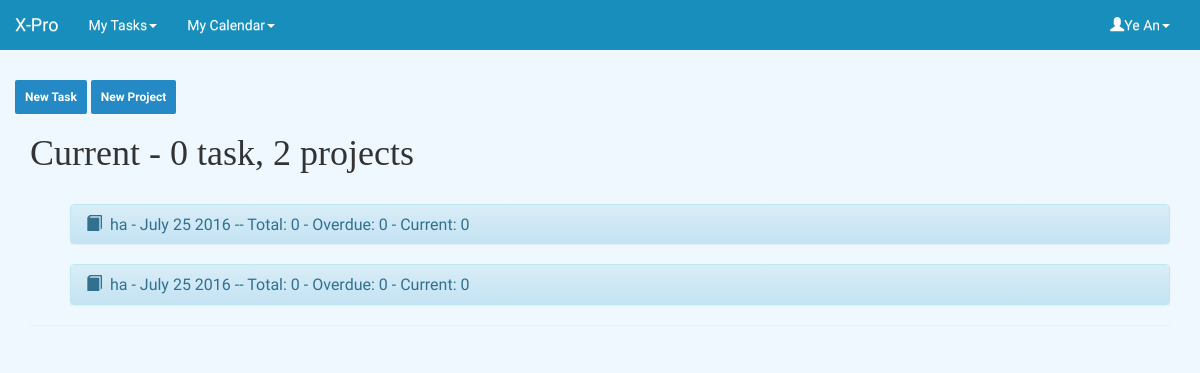
Screenshot of /MyCalendar/TaskList/ (signed in) with the database file from the repository.
### MyCalendar/models.py (models this page shows, shortened)
class UserProfile(models.Model):
    user = models.OneToOneField(User, on_delete=models.CASCADE)
    display_name = models.CharField(max_length=30, default='Set a Display Name here!')

class Project(models.Model):
    user = models.ForeignKey(User, on_delete=models.CASCADE)
    project_name = models.CharField(max_length=255)
    project_date = models.DateField(null=True, default=date.today(), verbose_name='Deadline')
    description = models.TextField(blank=True)
    completed = models.BooleanField(default=False)
    completed_date = models.DateField(null=True, blank=True, verbose_name='Date Completed')
    total_project_tasks = models.IntegerField(default=0)
    overdue_project_tasks = models.IntegerField(default=0)
    current_project_tasks = models.IntegerField(default=0)
    def __str__(self):
        return self.project_name

### MyCalendar/views.py (the view)
@login_required
def taskListView(request):
    user = request.user
    user_tasks = Task.objects.filter(user__exact=user, completed__exact=False).order_by('task_date')
    user_projects = Project.objects.filter(user__exact=user, completed__exact=False).order_by('project_date')
    overdue_tasks = []
    current_tasks = []
    overdue_projects = []
    current_projects = []
    for task in user_tasks:
        if task.task_date >= date.today():
            current_tasks.append(task)
        else:
            overdue_tasks.append(task)
    for project in user_projects:
        project_tasks = ProjectTask.objects.filter(project__exact=project, completed__exact=False)
        project_tasks_count = project_tasks.count()
        project.total_project_tasks = project_tasks_count
        overdue_project_tasks_count = 0
        current_project_tasks_count = 0
        for ptask in project_tasks:
            if ptask.project_task_date >= date.today():
                current_project_tasks_count += 1
            else:
                overdue_project_tasks_count += 1
        project.overdue_project_tasks = overdue_project_tasks_count
        project.current_project_tasks = current_project_tasks_count
        project.save()
        if project.project_date >= date.today():
            current_projects.append(project)
        else:
            overdue_projects.append(project)
    date_today = date.today()
    number_of_current_tasks = len(current_tasks)
    number_of_overdue_tasks = len(overdue_tasks)
    number_of_current_projects = len(current_projects)
    number_of_overdue_projects = len(overdue_projects)
    user_project_tasks = ProjectTask.objects.all().order_by('project_task_date')
    overdue_project_tasks = []
    for project_task in user_project_tasks:
        if project_task.project_task_date < date.today():
            overdue_project_tasks.append(project_task)
    number_of_overdue_project_tasks = len(overdue_project_tasks)
    context = {'current_tasks': current_tasks,
               'number_of_current_tasks': number_of_current_tasks,
               'overdue_tasks': overdue_tasks,
               'number_of_overdue_tasks': number_of_overdue_tasks,
               'date_today': date_today,
               'current_projects': current_projects,
               'number_of_current_projects': number_of_current_projects,
               'overdue_projects': overdue_projects,
               'number_of_overdue_projects': number_of_overdue_projects,
               'number_of_overdue_project_tasks': number_of_overdue_project_tasks
               }
    return render(request, 'MyCalendar/TasksView.html', context)

### MyCalendar/templates/MyCalendar/TasksView.html (shortened to what this page needs)
{% extends 'MyCalendar/navbar.html' %}
{% block body %}
    <div class="container-fluid">
        <div class="col-md--4">
            <a class="ff_btn btn_blue" href="{% url 'MyCalendar:taskcreate' %}">New Task</a>
            <a class="ff_btn btn_blue" href="{% url 'MyCalendar:projectcreate' %}">New Project</a>
        </div>
        <div class="container-fluid">
            {% if current_tasks or current_projects %}
                <h1> Current -
                {% if number_of_current_tasks > 1 %}
                    {{ number_of_current_tasks }} tasks,
                {% elif number_of_current_tasks <= 1 %}
                    {{ number_of_current_tasks }} task,
                {% endif %}
                {% if number_of_current_projects > 1 %}
                    {{ number_of_current_projects }} projects
                {% elif number_of_current_projects <= 1 %}
                    {{ number_of_current_projects }} project
                {% endif %}
                </h1>
            <ol>
                {% for project in current_projects %}
                    <br>
                    <div id="my_font" class="panel-group">
                        <div class="panel panel-info">
                          <div class="panel-heading">
                            <h4 class="panel-title">
                                <a data-toggle="collapse" href="#project{{ project.pk }}">
                                    <span class="glyphicon glyphicon-book"></span>&nbsp
                                    {{ project }} - {{ project.project_date }}
                                    -- Total: {{ project.total_project_tasks }} - Overdue: {{ project.overdue_project_tasks }}
                                    - Current: {{ project.current_project_tasks }}
                                </a>
                            </h4>
                          </div>
                    </div>
                {% endfor %}
            </ol>
            <hr>
            {% endif %}
        </div>
    </div>
{% endblock %}

### MyCalendar/templates/MyCalendar/navbar.html (shortened to what this page needs)
<!DOCTYPE html>
<html lang="en">
<head>
    <link rel="stylesheet" type="text/css" href="/static/css/bootstrap.min.css">
    <link rel="stylesheet" href="/static/css/bootstrap-theme.min.css">
    <link rel="stylesheet" href="/static/css/style.css">
    <link rel="stylesheet" href="/static/css/wickedpicker.css">
    <link rel="stylesheet" href="//code.jquery.com/ui/1.11.0/themes/smoothness/jquery-ui.css">
</head>
<div id="nav">
    <nav id="custom-bootstrap-menu" class="navbar navbar-custom">
      <div id="my_font" class="container-fluid">
        <div class="navbar-header">
          <a class="navbar-brand" href="{% url 'MyCalendar:home' %}">X-Pro</a>
        </div>
        <div class="collapse navbar-collapse" id="topNavBar">
            <ul class="nav navbar-nav">
                <li class="dropdown">
                    <a href="#" class="dropdown-toggle" data-toggle="dropdown" role="button" aria-haspopup="true" aria-expanded="false">My Tasks<span class="caret"></span></a>
                </li>
                <li class="dropdown">
                    <a href="#" class="dropdown-toggle" data-toggle="dropdown" role="button" aria-haspopup="true" aria-expanded="false">My Calendar<span class="caret"></span></a>
                </li>
            </ul>
                <ul class="nav navbar-nav navbar-right">
                    <li class="dropdown">
                        <a href="#" class="dropdown-toggle" data-toggle="dropdown" role="button" aria-haspopup="true" aria-expanded="false"><span class="glyphicon glyphicon-user"></span>{{ user.userprofile.display_name }}<span class="caret"></span></a>
                    </li>
                </ul>
            </div>
          </div>
        </nav>
    </div>
<body background="/static/images/background.jpg">
{% block body %}
{% endblock %}
</body>
</html>

### static/css/style.css (style rules this page uses)
#custom-bootstrap-menu.navbar-custom .navbar-brand { color: rgba(255, 255, 255, 1); }
#custom-bootstrap-menu.navbar-custom { font-size: 14px; background-color: rgba(24, 142, 189, 1); border-width: 0px; border-radius: 0px; }
#custom-bootstrap-menu.navbar-custom .navbar-nav>li>a { color: rgba(255, 255, 255, 1); background-color: rgba(255, 0, 0, 0); }
a { text-decoration: none; }
.ff_btn { border: 0 none; border-radius: 2px 2px 2px 2px; color: #fff; cursor: pointer; display: inline-block; font-family: 'Maven Pro', sans-serif; font-size: 12px; font-weight: bold; line-height: 20px; margin-bottom: 0; margin-top: 10px; padding: 7px 10px; text-transform: none; transition: all 0.3s ease 0s; -moz-transition: all 0.3s ease 0s; -webkit-transition: all 0.3s ease 0s; text-align: center; }
.btn_blue { background:#2489c5 }
a.ff_btn { text-decoration: none; color: white; }
h1 { font-family: 'Slabo 27px', serif; }
#my_font { font-family: 'Maven Pro', sans-serif; }

### rows the page displays
Project: project_name "ha", project_date "July 25 2016", total_project_tasks "0", overdue_project_tasks "0", current_project_tasks "0"
Project: project_name "ha", project_date "July 25 2016", total_project_tasks "0", overdue_project_tasks "0", current_project_tasks "0"

### other values shown
{{ user.userprofile.display_name }} "Ye An"
{{ number_of_current_tasks }} "0"
{{ number_of_current_projects }} "2"
